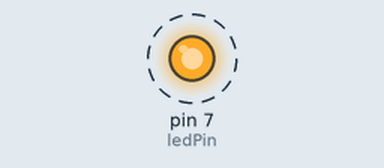
The sketch below on a simulated Arduino Uno, built with avr-gcc and run on an emulated ATmega328P. Shown: output pins drawn as LEDs (lit = HIGH). Dashed ring = blinking.

Above: at 0.5 s.
Timing chart, 0 to 4.6 s (numbered marks = the images above):
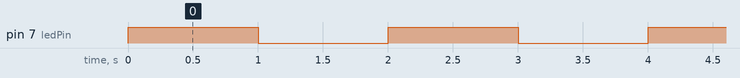

Measured:
- by itself, pin 7 (ledPin): alternates HIGH for 1.0 s and LOW for 1.0 s

The sketch:

ledblinkShort.ino
```cpp
#define ledPin 7              // MCU 7번 Pin을 LED구동 핀으로 정의한 후  

void setup() {
  pinMode(ledPin, OUTPUT);    // 이 핀을 출력으로 최초 실행 시 정의한 다음
}

void loop() {  // LED구동 핀을 로직(H/L)을 바꾸면서 1초 단위로 반복적으로 켜고 끈다.
  digitalWrite(ledPin, !digitalRead(ledPin));
  delay(1000);  // 1초 지연
}
```
